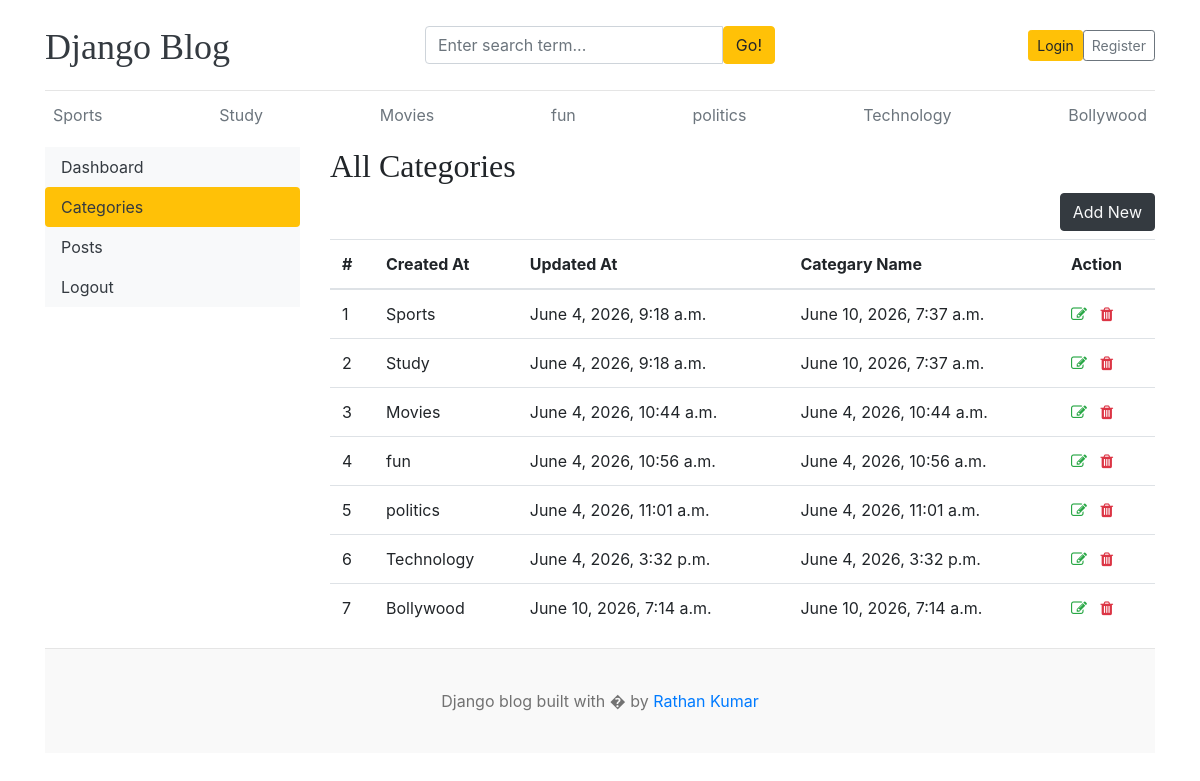
/dashboard/categories/, run on the app's committed database.
### blogs/models.py (models this page shows)
class Category(models.Model):
    category_name = models.CharField(max_length=20,unique=True)
    created_at = models.DateTimeField(auto_now_add=True)
    updated_at = models.DateTimeField(auto_now=True)
    def __str__(self):
        return self.category_name
    class Meta:
        verbose_name_plural = 'categories'

### dashboards/views.py (the view)
# urls.py: path('categories/',views.categories,name ='categories'),
def categories(request):
    return render(request,'dashboard/categories.html')

### blogs/context_processors.py (called while the page is built)
def get_categories(request):
    categories = Category.objects.all()
    return dict(categories = categories)

def get_social_links(request):
    social_links = Sociallink.objects.all()
    return dict(social_links = social_links)

### templates/dashboard/categories.html (shortened to what this page needs)
{% extends "base.html" %}
{% block content %}
<div class="row">
  {% include "dashboard/sidebar.html" %}
  <div class="col-md-9">
    <h2>All Categories</h2>
    <a href="{% url 'add_category' %}" class="btn btn-dark text-light float-right mb-2">Add New</a>
    <table class="table table-hover">
      <thead>
        <tr>
          <th ="">#</th>
          <th >Created At</th>
          <th >Updated At</th>
          <th >Categary Name</th>
          <th>Action</th>
        </tr>
      </thead>
      <tbody>
        {% for cat in categories %}
            <tr>
                <td>{{forloop.counter}}</td>
                <td>{{cat}}</td>
                <td>{{cat.created_at}}</td>
                <td>{{cat.updated_at}}</td>
                <td>
                   <a href="{% url 'edit_category' cat.id %}"> <i class="fa fa-edit text-success"></i></a>
                    <a href="{% url 'delete_category' cat.id%}"><i class="fa fa-trash text-danger"></i></a>
                </td>
            </tr>
        {% endfor %}
      </tbody>
    </table>
  </div>
</div>
{% endblock %}

### templates/base.html (shortened to what this page needs)
{% load static %}
<!DOCTYPE html>
<html lang="en">
<head>
    <link href="https://getbootstrap.com/docs/4.0/dist/css/bootstrap.min.css" rel="stylesheet">
    <link href="{% static 'css/blog.css' %}" rel="stylesheet">
    <link rel="stylesheet" href="https://cdnjs.cloudflare.com/ajax/libs/font-awesome/4.7.0/css/font-awesome.min.css">
  </head>
<body>
    <div class="container">
      <header class="blog-header py-3">
        <div class="row flex-nowrap justify-content-between align-items-center">
          <div class="col-4 pt-1">
            <a class="blog-header-logo text-dark" href="/">Django Blog</a>
          </div>
          <div class="col-4">
    <form action="{% url 'search' %}" method="GET">
    <div class="input-group">
        <input class="form-control"
               type="text"
               name="keyword"
               value="{{keyword}}"
               placeholder="Enter search term..."
               aria-label="Enter Search">
        <button class="btn btn-warning" type="submit">
            Go!
        </button>
    </div>
</form>
          </div>
          <div class="col-4 d-flex justify-content-end align-items-center">
            {% if not user.is_authenticated%}
            <a class="btn btn-sm btn-warning" href="{% url 'login' %}">Login</a>
            <a class="btn btn-sm btn-outline-secondary" href="{% url 'register' %}">Register</a>
            {% else%}
            <span> <a href="{% url 'dashboard'%}" >Dashboard </a> </span>
            &emsp;
            <span><a href="{% url 'logout'%}">Logout </a></span>
            {% endif %}
          </div>
        </div>
      </header>
      <div class="nav-scroller py-1 mb-2">
        <nav class="nav d-flex justify-content-between">
          {% for cat in categories %}
          <a class="p-2 text-muted" href="{% url 'posts_by_category' cat.id %}">{{cat.category_name}}</a>
          {% endfor %}
        </nav>
      </div>
{%block content%}
{% endblock %}
<footer class="blog-footer">
  <p>Django blog built with � by <a href="#">Rathan Kumar</a></p>
</footer>
</body>
</html>

### blog_main/static/css/blog.css (style rules this page uses)
.blog-header { border-bottom: 1px solid #e5e5e5; }
.blog-header-logo { font-family: "Playfair Display", Georgia, "Times New Roman", serif; font-size: 2.25rem; }
h1, h2, h3, h4, h5, h6 { font-family: "Playfair Display", Georgia, "Times New Roman", serif; }
.blog-footer { padding: 2.5rem 0; color: #727272; text-align: center; background-color: #f9f9f9; border-top: .05rem solid #e5e5e5; }
.blog-footer p:last-child { margin-bottom: 0; }

### data on the page
Category: category_name "Sports", created_at "June 4, 2026, 9:18 a.m.", updated_at "June 10, 2026, 7:37 a.m."
Category: category_name "Study", created_at "June 4, 2026, 9:18 a.m.", updated_at "June 10, 2026, 7:37 a.m."
Category: category_name "Movies", created_at "June 4, 2026, 10:44 a.m.", updated_at "June 4, 2026, 10:44 a.m."
Category: category_name "fun", created_at "June 4, 2026, 10:56 a.m.", updated_at "June 4, 2026, 10:56 a.m."
Category: category_name "politics", created_at "June 4, 2026, 11:01 a.m.", updated_at "June 4, 2026, 11:01 a.m."
Category: category_name "Technology", created_at "June 4, 2026, 3:32 p.m.", updated_at "June 4, 2026, 3:32 p.m."
Category: category_name "Bollywood", created_at "June 10, 2026, 7:14 a.m.", updated_at "June 10, 2026, 7:14 a.m."
